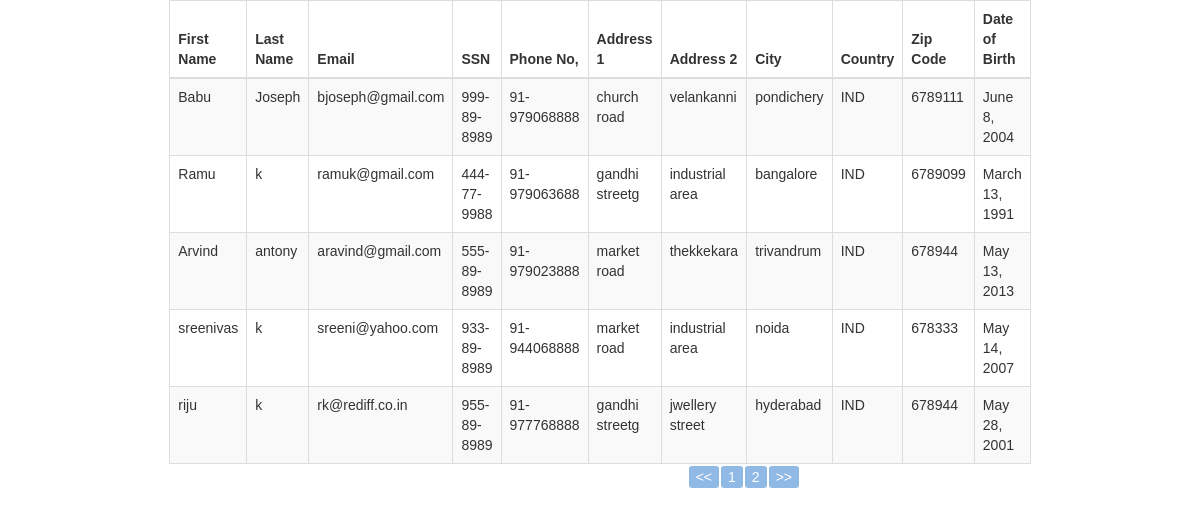
Page /insurance/ on the committed database.
### insurance/models.py (models this page shows)
class Insured(models.Model):
    first_name = models.CharField(max_length=30)
    last_name = models.CharField(max_length=30)
    email = models.CharField(max_length=200)
    ssn = models.CharField(default=999-99-9999,max_length=15)
    phone_number = models.CharField(default=99-999999999,max_length=15)
    address1 = models.CharField(max_length=1024)
    address2 = models.CharField(max_length=1024)
    city = models.CharField(max_length=1024)
    country = models.CharField(max_length=3)
    zip_code = models.CharField(default=999999,max_length=30)
    dob = models.DateField()

### insurance/views.py (the view)
# urls.py: path('insurance/', views.get_insured_details, name='get_insured_details'),
def get_insured_details(request):
    insured_details = Insured.objects.all()
    template = loader.get_template('insurance/get_insured_details.html')
    context = {
        'insured_details': insured_details,
    }
    return HttpResponse(template.render(context, request))

### insurance/templates/insurance/get_insured_details.html (shortened to what this page needs)
<!DOCTYPE html>
<html>
<head>
{% load static %}
        <link href="http://www.jqueryscript.net/css/jquerysctipttop.css" rel="stylesheet" type="text/css">
        <link rel="stylesheet" href="http://netdna.bootstrapcdn.com/bootstrap/3.3.2/css/bootstrap.min.css">
</head>
<body>
	{% if insured_details %}
<table id="tableData" class="table table-bordered table-striped">
 <thead>
  <tr>
    <th>First Name</th>
    <th>Last Name</th>
    <th>Email</th>
    <th>SSN</th>
    <th>Phone No,</th>
    <th>Address 1</th>
    <th>Address 2</th>
    <th>City</th>
    <th>Country</th>
    <th>Zip Code</th>
    <th>Date of Birth</th>
  </tr>
 </thead>
 <tbody>
    {% for insured in insured_details %}
            <tr>
              <td>{{ insured.first_name }}</td>
              <td>{{ insured.last_name }}</td>
              <td>{{ insured.email }}</td>
              <td>{{ insured.ssn }}</td>
              <td>{{ insured.phone_number }}</td>
              <td>{{ insured.address1 }}</td>
              <td>{{ insured.address2 }}</td>
              <td>{{ insured.city }}</td>
              <td>{{ insured.country }}</td>
              <td>{{ insured.zip_code }}</td>
              <td>{{ insured.dob }}</td>
            </tr>
    {% endfor %}
</tbody>
	</table>
{% else %}
    <p>No Records are available.</p>
{% endif %}

### insurance/templates/insurance/get_insured_details.html (style rules this page uses)
.paging-nav, #tableData { width: 400px; margin: 0 auto; font-family: Arial, sans-serif; }

### rows in the picture
Insured: first_name "Babu", last_name "Joseph", email "bjoseph@gmail.com", ssn "999-89-8989", phone_number "91-979068888", address1 "church road", address2 "velankanni", city "pondichery", country "IND", zip_code "6789111", dob "June 8, 2004"
Insured: first_name "Ramu", last_name "k", email "ramuk@gmail.com", ssn "444-77-9988", phone_number "91-979063688", address1 "gandhi streetg", address2 "industrial area", city "bangalore", country "IND", zip_code "6789099", dob "March 13, 1991"
Insured: first_name "Arvind", last_name "antony", email "aravind@gmail.com", ssn "555-89-8989", phone_number "91-979023888", address1 "market road", address2 "thekkekara", city "trivandrum", country "IND", zip_code "678944", dob "May 13, 2013"
Insured: first_name "sreenivas", last_name "k", email "sreeni@yahoo.com", ssn "933-89-8989", phone_number "91-944068888", address1 "market road", address2 "industrial area", city "noida", country "IND", zip_code "678333", dob "May 14, 2007"
Insured: first_name "riju", last_name "k", email "rk@rediff.co.in", ssn "955-89-8989", phone_number "91-977768888", address1 "gandhi streetg", address2 "jwellery street", city "hyderabad", country "IND", zip_code "678944", dob "May 28, 2001"
